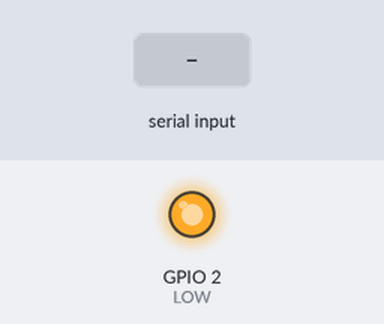
Recording of a sketch running on a simulated ESP8266 (NodeMCU). On the bench: output pins drawn as LEDs (lit = HIGH). The test bench sets the inputs (shaded band). WiFi joins after 1.5 s; servers stay silent unless stated; what the sketch prints to the serial monitor is not drawn.

Above: at 0.1 s.
At 2.7 s:
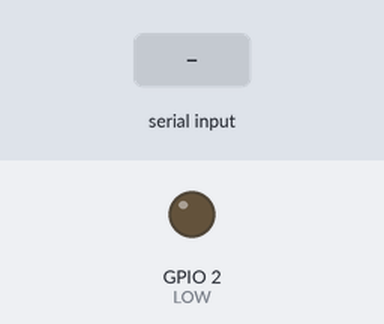
2.8 s: "A\n" received over Serial
4.3 s: "B\n" received over Serial
Timing chart, 0 to 7.3 s (numbered marks = the images above; inputs shaded):
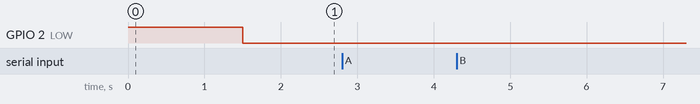

Measured:
- after the input at 2.8 s, every drawn part: stays the same
- after the input at 4.3 s, every drawn part: stays the same

The sketch:

Nantucket-NodeMCU.ino
```cpp
/*
 Name:		Nantucket-NodeMCU.ino
 Author:	Luca Seva'
 Description:	The safe harbour of Nantucket-Mega once that receives the data from the BLE modules packs those information in buffers that will be sent via UDP.
*/

#include <ESP8266WiFi.h>
#include <WiFiUdp.h>

//UDP handle
WiFiUDP Udp;
unsigned int UDP_Port = 5000;
char *UDP_IP = "192.168.4.1"; //IP address of the RECEIVER
char c;
char PacketBuffer1[32]; //Buffer used for UDP data
char PacketBuffer2[32]; //Buffer used for UDP data

//Wifi handle
const char *ssid = "SSID";
const char *password = "PASSWORD";
IPAddress ip(192, 168, 4, 2); //set a static IP for this device
IPAddress gateway(192, 168, 4, 1);
IPAddress subnet(255, 255, 255, 0);

bool flag = false; //false = cingo||||true = arm
bool first = true;
int i = 0;

void setup()
{
	memset(&PacketBuffer1, (char)0, 32); //set all buffer to 0
	memset(&PacketBuffer2, (char)0, 32); //set all buffer to 0

	pinMode(LED_BUILTIN, OUTPUT); //LOW = WiFi connected; HIGH = WiFi not connected
	digitalWrite(LED_BUILTIN, HIGH);
	Serial.begin(115200); //BLE serial
	WiFi.config(ip, gateway, subnet);
	WiFi.mode(WIFI_STA); //station mode
	WiFi.begin(ssid, password);
	Serial.println();
	Serial.print("Wait for WiFi");
	//wait for wireless connection
	while (WiFi.status() != WL_CONNECTED)
	{
		delay(500);
		Serial.print(".");
	}
	digitalWrite(LED_BUILTIN, LOW);
	Serial.println("");
	Serial.println("WiFi connected");
	Serial.println("IP address: " + WiFi.localIP().toString());
	Serial.println();

	Udp.begin(UDP_Port); //initialize UDP
}

void loop()
{
	//if wireless connection drops, try to reconnect to it
	while (WiFi.status() != WL_CONNECTED)
	{
		digitalWrite(LED_BUILTIN, HIGH);
		delay(500);
		Serial.print(".");
	}

	digitalWrite(LED_BUILTIN, LOW);

	if (Serial.available())
	{
		c = Serial.read();
		//Serial.print(c); //debug
		//handle the remaining data for packet and when the '\n' char is found the enite char array can be sent via UDP
		if ((first == false) && (flag == false))
		{
			PacketBuffer1[i] = c;
			if (c == '\n')
			{
				i = 0;
				first = true;
				Serial.print(PacketBuffer1);
				Udp.beginPacket(UDP_IP, UDP_Port);
				Udp.write(PacketBuffer1);
				Udp.endPacket();
				memset(PacketBuffer1, (char)0, 32);
			}
			else
				i++;
		}
		else if ((first == false) && (flag == true))
		{
			PacketBuffer2[i] = c;
			if (c == '\n')
			{
				i = 0;
				first = true;
				Serial.print(PacketBuffer2);
				Udp.beginPacket(UDP_IP, UDP_Port);
				Udp.write(PacketBuffer2);
				Udp.endPacket();
				memset(PacketBuffer2, (char)0, 32);
			}
			else
				i++;
		}

		//handle the first char of a complete packet and checks into which of the buffers data have to be stored
		//CINGO
		if ((c == 'A') && (first == true))
		{
			PacketBuffer1[i] = c;
			i++;
			flag = false;
			first = false;
		}
		//ARM
		else if ((c == 'B') && (first == true))
		{
			PacketBuffer2[i] = c;
			i++;
			flag = true;
			first = false;
		}
	}
}
```
